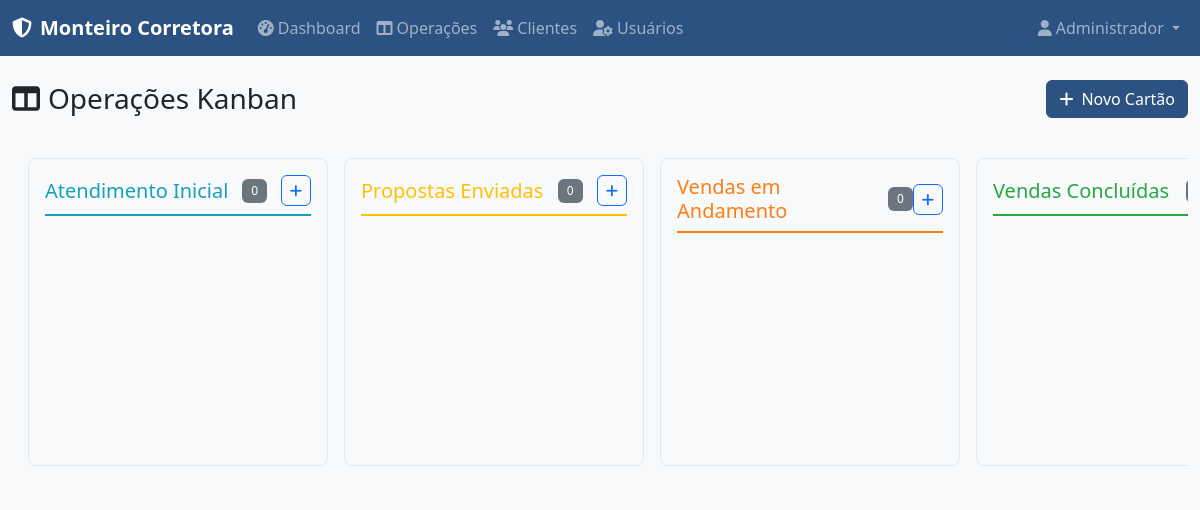
/kanban (signed in), run on the app's committed database.
### models.py (models this page shows, shortened)
class User(UserMixin, db.Model):
    __tablename__ = 'users'
    id = db.Column(db.Integer, primary_key=True)
    username = db.Column(db.String(80), unique=True, nullable=False)
    email = db.Column(db.String(120), unique=True, nullable=False)
    name = db.Column(db.String(100), nullable=False)
    password_hash = db.Column(db.String(256), nullable=False)
    role = db.Column(db.String(20), default='user')  # admin, user
    active = db.Column(db.Boolean, default=True)
    created_at = db.Column(db.DateTime, default=datetime.utcnow)
    def is_admin(self):
        return self.role == 'admin'

class KanbanColumn(db.Model):
    __tablename__ = 'kanban_columns'
    id = db.Column(db.Integer, primary_key=True)
    name = db.Column(db.String(100), nullable=False)
    color = db.Column(db.String(7), default='#007bff')  # Hex color
    order_position = db.Column(db.Integer, nullable=False)
    active = db.Column(db.Boolean, default=True)
    cards = db.relationship('KanbanCard', backref='column', lazy=True, order_by='KanbanCard.order_position')

### routes.py (the view, shortened to what this page needs)
@app.route('/kanban')
@login_required
def kanban():
    columns = KanbanColumn.query.filter_by(active=True).order_by(KanbanColumn.order_position).all()
    clients = Client.query.all()
    users = User.query.filter_by(active=True).all()
    return render_template('kanban.html', columns=columns, clients=clients, users=users)

### app.py (called while the page is built)
@login_manager.user_loader
def load_user(user_id):
    from models import User
    return User.query.get(int(user_id))

### templates/kanban.html (shortened to what this page needs)
{% extends "base.html" %}
{% block content %}
<div class="row">
    <div class="col-12">
        <div class="d-flex justify-content-between align-items-center mb-4">
            <h1 class="h3 mb-0">
                <i class="fas fa-columns me-2"></i>Operações Kanban
            </h1>
            <button class="btn btn-primary" data-bs-toggle="modal" data-bs-target="#addCardModal">
                <i class="fas fa-plus me-2"></i>Novo Cartão
            </button>
        </div>
    </div>
</div>
<div class="kanban-board" id="kanban-board">
    {% for column in columns %}
    <div class="kanban-column" data-column-id="{{ column.id }}">
        <div class="kanban-column-header" style="border-bottom-color: {{ column.color }};">
            <h5 class="mb-0" style="color: {{ column.color }};">
                {{ column.name }}
            </h5>
            <span class="badge bg-secondary">{{ column.cards|length }}</span>
        </div>
        <div class="kanban-cards" data-column-id="{{ column.id }}">
        </div>
    </div>
    {% endfor %}
</div>
{% endblock %}

### templates/base.html (shortened to what this page needs)
<!DOCTYPE html>
<html lang="pt-BR">
<head>
    <link href="https://cdn.jsdelivr.net/npm/bootstrap@5.3.0/dist/css/bootstrap.min.css" rel="stylesheet">
    <link href="https://cdnjs.cloudflare.com/ajax/libs/font-awesome/6.4.0/css/all.min.css" rel="stylesheet">
    <link href="{{ url_for('static', filename='css/style.css') }}" rel="stylesheet">
</head>
<body>
    {% if current_user.is_authenticated %}
    <nav class="navbar navbar-expand-lg navbar-dark bg-primary">
        <div class="container-fluid">
            <a class="navbar-brand" href="{{ url_for('dashboard') }}">
                <i class="fas fa-shield-alt me-2"></i>Monteiro Corretora
            </a>
            <div class="collapse navbar-collapse" id="navbarNav">
                <ul class="navbar-nav me-auto">
                    <li class="nav-item">
                        <a class="nav-link" href="{{ url_for('dashboard') }}">
                            <i class="fas fa-tachometer-alt me-1"></i>Dashboard
                        </a>
                    </li>
                    <li class="nav-item">
                        <a class="nav-link" href="{{ url_for('kanban') }}">
                            <i class="fas fa-columns me-1"></i>Operações
                        </a>
                    </li>
                    <li class="nav-item">
                        <a class="nav-link" href="{{ url_for('clients') }}">
                            <i class="fas fa-users me-1"></i>Clientes
                        </a>
                    </li>
                    {% if current_user.is_admin() %}
                    <li class="nav-item">
                        <a class="nav-link" href="{{ url_for('users') }}">
                            <i class="fas fa-user-cog me-1"></i>Usuários
                        </a>
                    </li>
                    {% endif %}
                </ul>
                <ul class="navbar-nav">
                    <li class="nav-item dropdown">
                        <a class="nav-link dropdown-toggle" href="#" id="navbarDropdown" role="button" data-bs-toggle="dropdown">
                            <i class="fas fa-user me-1"></i>{{ current_user.name }}
                        </a>
                    </li>
                </ul>
            </div>
        </div>
    </nav>
    {% endif %}
    <main class="{% if current_user.is_authenticated %}container-fluid mt-4{% else %}d-flex align-items-center min-vh-100{% endif %}">
        {% block content %}{% endblock %}
    </main>
</body>
</html>

### static/css/style.css (style rules this page uses)
:root { --primary-color: #2c5282; --secondary-color: #68d391; --accent-color: #f56565; --dark-color: #2d3748; --light-color: #f7fafc; --border-color: #e2e8f0; }
body { font-family: 'Segoe UI', Tahoma, Geneva, Verdana, sans-serif; background-color: #f8f9fa; }
.navbar-brand { font-weight: 600; font-size: 1.25rem; }
.nav-link { transition: color 0.2s ease; }
.btn { font-weight: 500; border-radius: 0.375rem; transition: all 0.2s ease; }
.btn-primary { background-color: var(--primary-color); border-color: var(--primary-color); }
.badge { font-weight: 500; padding: 0.5em 0.75em; }
.kanban-board { background-color: #f8f9fa; border-radius: 0.5rem; padding: 1rem; }
.kanban-column { background-color: white; border: 1px solid var(--border-color); }
.bg-primary { background-color: var(--primary-color) !important; }

### templates/kanban.html (style rules this page uses)
.kanban-board { display: flex; gap: 1rem; overflow-x: auto; padding-bottom: 1rem; }
.kanban-column { min-width: 300px; max-width: 300px; background-color: #f8f9fa; border-radius: 0.5rem; padding: 1rem; }
.kanban-column-header { display: flex; justify-content: space-between; align-items: center; margin-bottom: 1rem; padding-bottom: 0.5rem; border-bottom: 2px solid; }
.kanban-cards { min-height: 200px; max-height: 70vh; overflow-y: auto; }

### data on the page
User: name "Administrador"
KanbanColumn: name "Atendimento Inicial", cards|length "0"
KanbanColumn: name "Propostas Enviadas", cards|length "0"
KanbanColumn: name "Vendas em Andamento", cards|length "0"
KanbanColumn: name "Vendas Concluídas"
